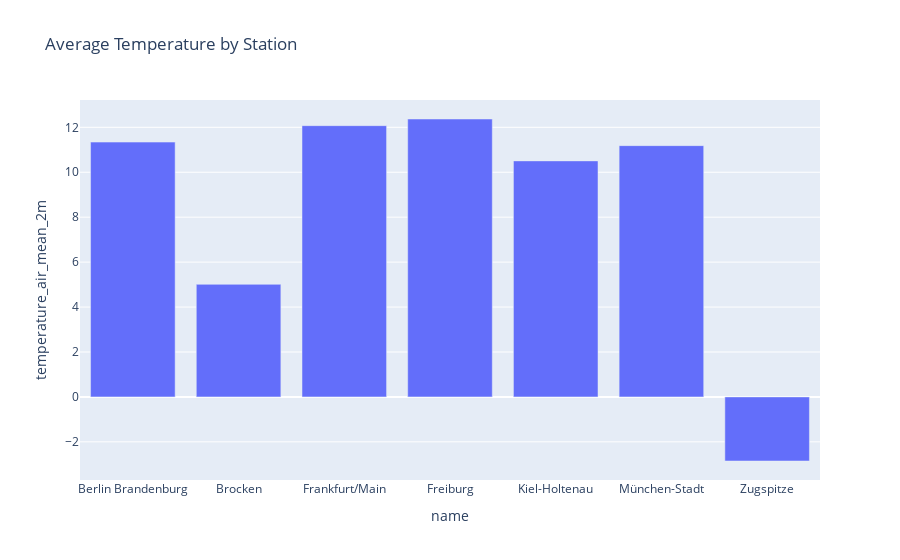

Notebook code for this chart:
### Code cell
stations = df.groupby('name')['temperature_air_mean_2m'].mean().reset_index()
px.bar(stations, x='name', y='temperature_air_mean_2m', title="Average Temperature by Station")

### Figure 1 — Plotly figure (JSON) as saved in the notebook; plotly's stock layout.template omitted (floating-point values rounded to 4 significant figures)
{"data": [{"hovertemplate": "name=%{x}<br>temperature_air_mean_2m=%{y}<extra></extra>", "legendgroup": "", "marker": {"color": "#636efa", "pattern": {"shape": ""}}, "name": "", "orientation": "v", "showlegend": false, "textposition": "auto", "type": "bar", "x": ["Berlin Brandenburg", "Brocken", "Frankfurt/Main", "Freiburg", "Kiel-Holtenau", "München-Stadt", "Zugspitze"], "xaxis": "x", "y": [11.34, 5.01, 12.07, 12.37, 10.51, 11.18, -2.853], "yaxis": "y"}], "layout": {"barmode": "relative", "legend": {"tracegroupgap": 0}, "title": {"text": "Average Temperature by Station"}, "xaxis": {"anchor": "y", "domain": [0, 1], "title": {"text": "name"}}, "yaxis": {"anchor": "x", "domain": [0, 1], "title": {"text": "temperature_air_mean_2m"}}}}
